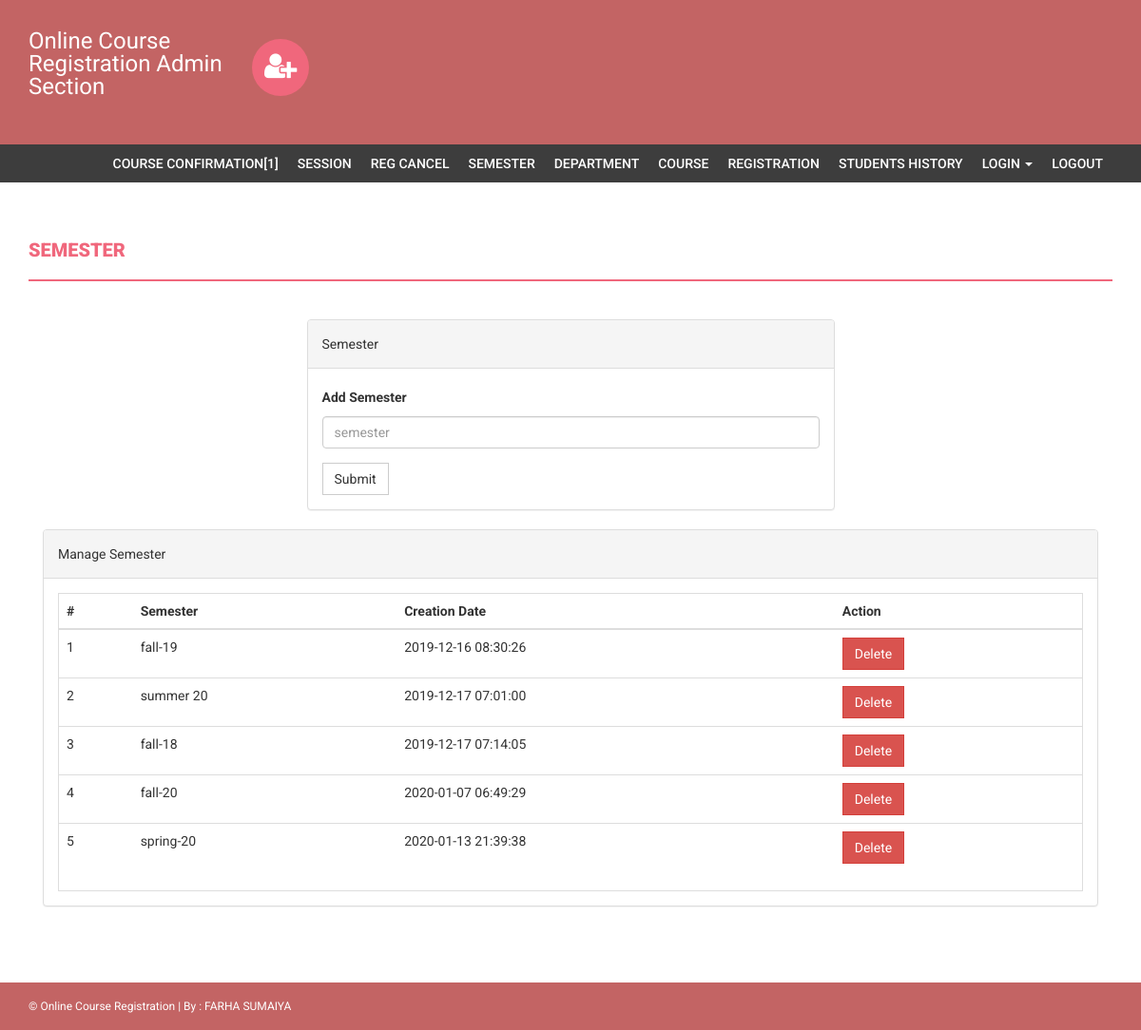
Page /admin/semester.php (signed in) on the committed database.
### tables this page shows
CREATE TABLE `semester` (
  `id` int(11) NOT NULL,
  `semester` varchar(255) DEFAULT NULL,
  `creationDate` timestamp NULL DEFAULT current_timestamp(),
  `updationDate` varchar(255) DEFAULT NULL
);

### admin/semester.php (the view, shortened to what this page needs)
<?php
if(strlen($_SESSION['alogin'])==0)
    {
header('location:index.php');
}
else{
?>
<!DOCTYPE html>
<html xmlns="http://www.w3.org/1999/xhtml">
<head>
    <link href="assets/css/bootstrap.css" rel="stylesheet" />
    <link href="assets/css/font-awesome.css" rel="stylesheet" />
    <link href="assets/css/style.css" rel="stylesheet" />
</head>
<body>
<?php include('includes/header.php');?>
<?php if($_SESSION['alogin']!="")
{
 include('includes/menubar.php');
}
 ?>
    <div class="content-wrapper">
        <div class="container">
              <div class="row">
                    <div class="col-md-12">
                        <h1 class="page-head-line">Semester  </h1>
                    </div>
                </div>
                <div class="row" >
                  <div class="col-md-3"></div>
                    <div class="col-md-6">
                        <div class="panel panel-default">
                        <div class="panel-heading">
                           Semester
                        </div>
                        <div class="panel-body">
                       <form name="semester" method="post">
   <div class="form-group">
    <label for="semester">Add Semester  </label>
    <input type="text" class="form-control" id="semester" name="semester" placeholder="semester" required />
  </div>
 <button type="submit" name="submit" class="btn btn-default">Submit</button>
</form>
                            </div>
                            </div>
                    </div>
                </div>
                <div class="col-md-12">
                    <div class="panel panel-default">
                        <div class="panel-heading">
                            Manage Semester
                        </div>
                        <div class="panel-body">
                            <div class="table-responsive table-bordered">
                                <table class="table">
                                    <thead>
                                        <tr>
                                            <th>#</th>
                                            <th>Semester</th>
                                            <th>Creation Date</th>
                                            <th>Action</th>
                                        </tr>
                                    </thead>
                                    <tbody>
<?php
$sql=mysqli_query($con,"select * from semester");
$cnt=1;
while($row=mysqli_fetch_array($sql))
{
?>
                                        <tr>
                                            <td><?php echo $cnt;?></td>
                                            <td><?php echo htmlentities($row['semester']);?></td>
                                            <td><?php echo htmlentities($row['creationDate']);?></td>
                                            <td>
  <a href="semester.php?id=<?php echo $row['id']?>&del=delete" onClick="return confirm('Are you sure you want to delete?')">
                                            <button class="btn btn-danger">Delete</button>
</a>
                                            </td>
                                        </tr>
<?php
$cnt++;
} ?>
                                    </tbody>
                                </table>
                            </div>
                        </div>
                    </div>
                </div>
            </div>
        </div>
  <?php include('includes/footer.php');?>
</body>
</html>
<?php } ?>

### admin/assets/css/style.css (style rules this page uses)
body { font-family: 'Roboto', sans-serif; line-height: 30px; }
.content-wrapper { margin-top: 40px; min-height: 600px; padding-bottom: 60px; }
.page-head-line { font-weight: 900; padding-bottom: 20px; border-bottom: 2px solid #F0677C; text-transform: uppercase; color: #F0677C; font-size: 20px; margin-bottom: 40px; }
.btn { border-radius: 0px; -webkit-border-radius: 0px; -moz-border-radius: 0px; }

### rows in the picture
semester: semester "fall-19", creationDate "2019-12-16 08:30:26"
semester: semester "summer 20", creationDate "2019-12-17 07:01:00"
semester: semester "fall-18", creationDate "2019-12-17 07:14:05"
semester: semester "fall-20", creationDate "2020-01-07 06:49:29"
semester: semester "spring-20", creationDate "2020-01-13 21:39:38"

### other values in the picture
$rows "1"
